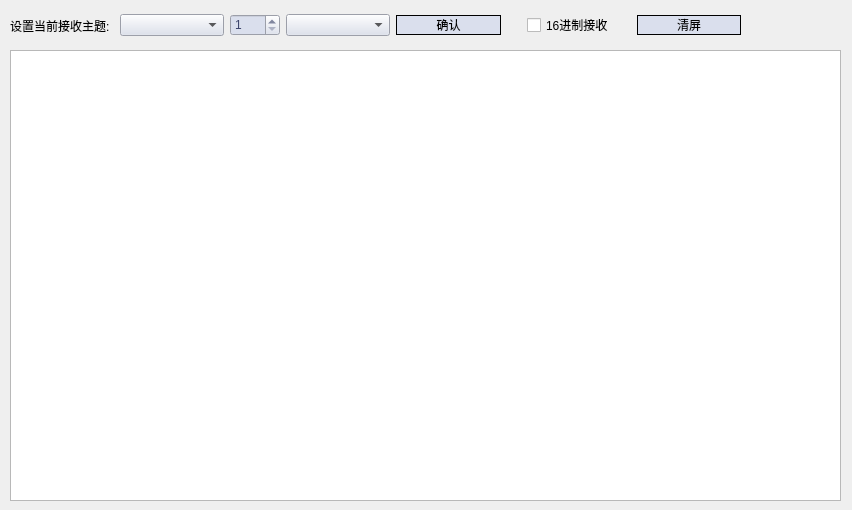
<?xml version="1.0" encoding="UTF-8"?>
<ui version="4.0">
 <class>dataReceive</class>
 <widget class="QWidget" name="dataReceive">
  <property name="geometry">
   <rect>
    <x>0</x>
    <y>0</y>
    <width>852</width>
    <height>510</height>
   </rect>
  </property>
  <property name="windowTitle">
   <string>Form</string>
  </property>
  <property name="windowIcon">
   <iconset resource="rc.qrc">
    <normaloff>:/emqlogo.png</normaloff>:/emqlogo.png</iconset>
  </property>
  <widget class="QPlainTextEdit" name="dataRcvShow">
   <property name="geometry">
    <rect>
     <x>10</x>
     <y>50</y>
     <width>831</width>
     <height>451</height>
    </rect>
   </property>
   <property name="styleSheet">
    <string notr="true">font: 9pt &quot;微软雅黑&quot;;</string>
   </property>
   <property name="readOnly">
    <bool>true</bool>
   </property>
  </widget>
  <widget class="QWidget" name="horizontalLayoutWidget">
   <property name="geometry">
    <rect>
     <x>10</x>
     <y>10</y>
     <width>731</width>
     <height>31</height>
    </rect>
   </property>
   <layout class="QHBoxLayout" name="horizontalLayout_12">
    <item>
     <widget class="QLabel" name="label_12">
      <property name="styleSheet">
       <string notr="true">font: 11pt &quot;微软雅黑&quot;;</string>
      </property>
      <property name="text">
       <string>设置当前接收主题:</string>
      </property>
     </widget>
    </item>
    <item>
     <widget class="QComboBox" name="rcvTopic1">
      <property name="styleSheet">
       <string notr="true">background-color:rgb(218, 223, 237);                                       
font: 11pt &quot;微软雅黑&quot;;
</string>
      </property>
     </widget>
    </item>
    <item>
     <widget class="QSpinBox" name="rcvNum">
      <property name="maximumSize">
       <size>
        <width>50</width>
        <height>16777215</height>
       </size>
      </property>
      <property name="styleSheet">
       <string notr="true">font: 11pt &quot;微软雅黑&quot;;
color: rgb(60, 68, 106);

background-color:rgb(218, 223, 237);                                       
</string>
      </property>
      <property name="minimum">
       <number>1</number>
      </property>
     </widget>
    </item>
    <item>
     <widget class="QComboBox" name="rcvTopic2">
      <property name="styleSheet">
       <string notr="true">font: 11pt &quot;微软雅黑&quot;;
background-color:rgb(218, 223, 237);                                       
</string>
      </property>
     </widget>
    </item>
    <item>
     <widget class="QPushButton" name="topicSet">
      <property name="styleSheet">
       <string notr="true">QPushButton
{
font: 11pt &quot;微软雅黑&quot;;

color: black; 
background-color:rgb(218, 223, 237);                                       

	
border:1px groove black; 
border-style: outset;
}
QPushButton::hover
{ /*鼠标悬停在按钮上时*/
font: 11pt &quot;微软雅黑&quot;;
color: black;
 background-color: rgb(255, 255, 255);
border:1px groove black; 
border-style: outset;
}
QPushButton::pressed
{
font: 11pt &quot;微软雅黑&quot;;
color: black; 
border:1px groove black; 
	background-color: rgb(201, 206, 218);
border-style: outset;
}

                   </string>
      </property>
      <property name="text">
       <string>确认</string>
      </property>
     </widget>
    </item>
    <item>
     <spacer name="horizontalSpacer">
      <property name="orientation">
       <enum>Qt::Horizontal</enum>
      </property>
      <property name="sizeType">
       <enum>QSizePolicy::Maximum</enum>
      </property>
      <property name="sizeHint" stdset="0">
       <size>
        <width>20</width>
        <height>20</height>
       </size>
      </property>
     </spacer>
    </item>
    <item>
     <widget class="QCheckBox" name="ckHexReceive">
      <property name="styleSheet">
       <string notr="true">font: 11pt &quot;微软雅黑&quot;;
</string>
      </property>
      <property name="text">
       <string>16进制接收</string>
      </property>
     </widget>
    </item>
    <item>
     <widget class="QPushButton" name="clearScreen">
      <property name="styleSheet">
       <string notr="true">QPushButton
{
font: 11pt &quot;微软雅黑&quot;;

color: black; 
background-color:rgb(218, 223, 237);                                       

	
border:1px groove black; 
border-style: outset;
}
QPushButton::hover
{ /*鼠标悬停在按钮上时*/
font: 11pt &quot;微软雅黑&quot;;
color: black;
 background-color: rgb(255, 255, 255);
border:1px groove black; 
border-style: outset;
}
QPushButton::pressed
{
font: 11pt &quot;微软雅黑&quot;;
color: black; 
border:1px groove black; 
	background-color: rgb(201, 206, 218);
border-style: outset;
}

                   </string>
      </property>
      <property name="text">
       <string>清屏</string>
      </property>
     </widget>
    </item>
   </layout>
  </widget>
 </widget>
 <resources>
  <include location="rc.qrc"/>
 </resources>
 <connections/>
</ui>
